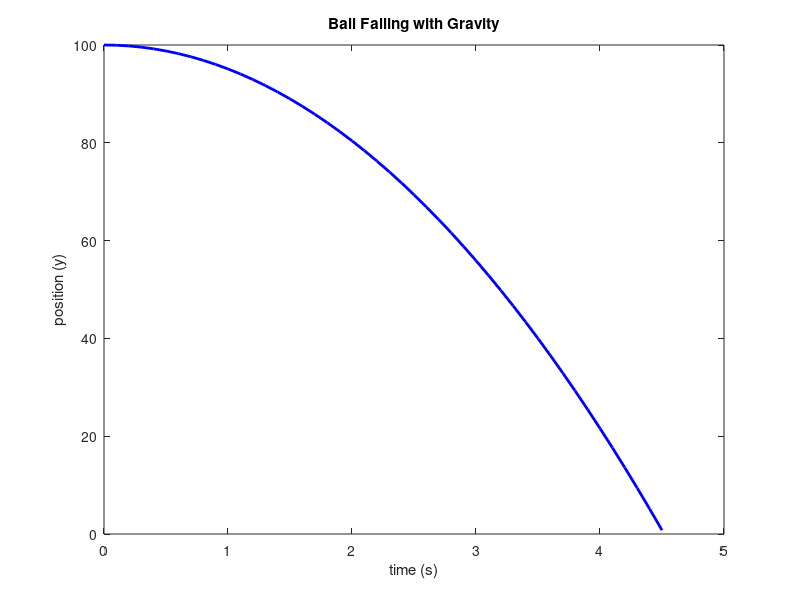

Recreate this plot in MATLAB. (Note: this script raises an error after producing the figure.)
x = 0:0.1:4.5;           % time in seconds
y0 = 100;                % initial height
v0 = 0;                  % initial velocity
g = 9.8;                 % gravity

y = y0 + v0 * x - 0.5 * g * x.^2;
y(y < 0) = 0;            % Cut off at ground level

plot(x, y, 'b-', 'LineWidth', 2);
title('Ball Falling with Gravity');
xlabel('time (s)');
ylabel('position (y)');
hold on;
yline(0, 'k--');
hold off;
saveas(gcf, fullfile('public', 'plot.png'));
waitfor(gcf);

%run with matlab -batch "test_plot"